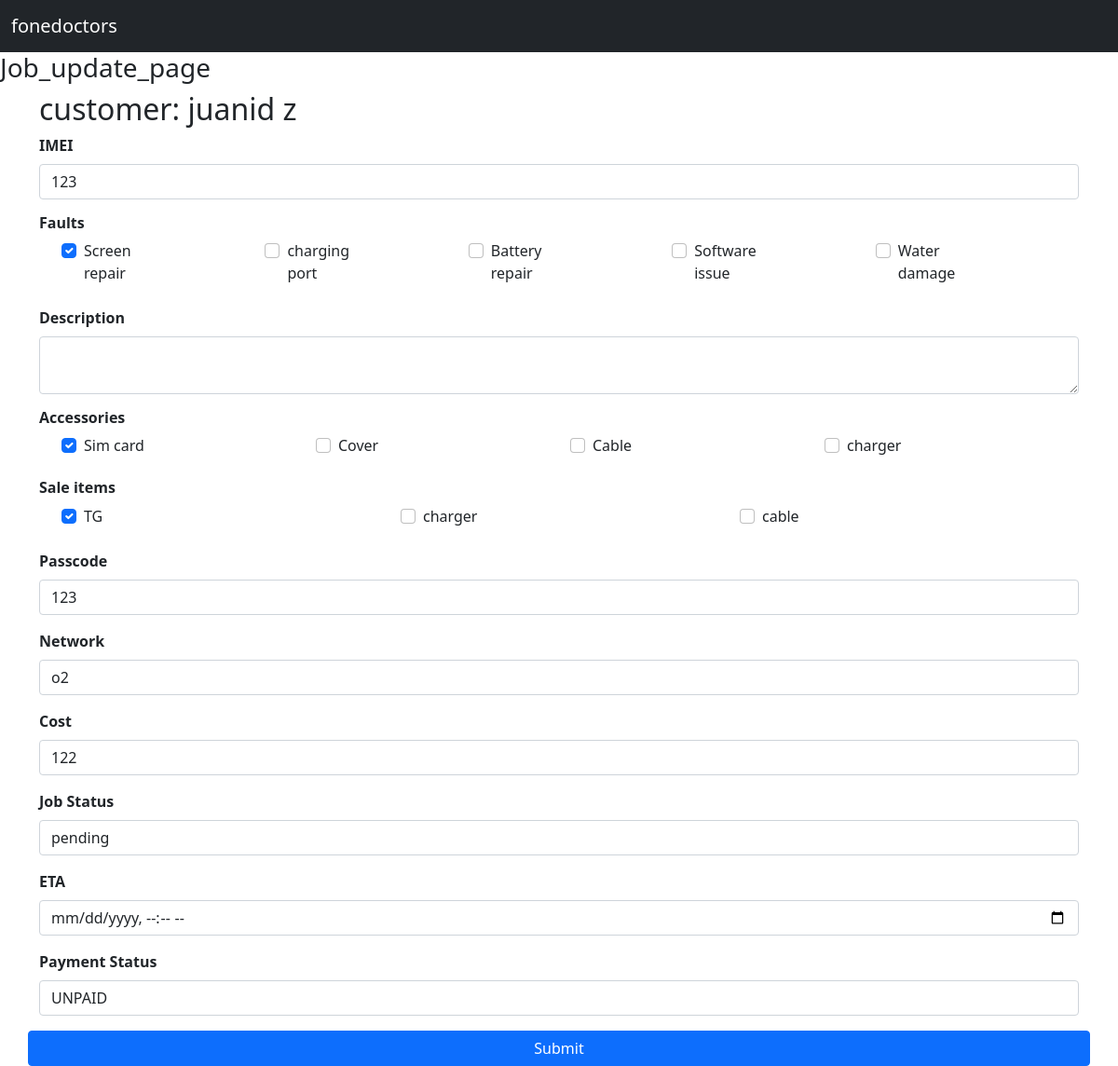
The app's page /job_update_page/1 with its own data.
### customer/models.py (models this page shows, shortened)
class Customer(models.Model):
    id = models.AutoField(primary_key=True)
    first_name = models.CharField(max_length=250)
    last_name = models.CharField(max_length=250)
    phone  = models.IntegerField()
    landline  = models.IntegerField()
    email = models.EmailField(max_length=250)
    address = models.CharField(max_length=250)
    postcode = models.CharField(max_length=250)
    created_date = models.DateTimeField(null=True, blank= True)#
    created_by = models.ForeignKey(User,on_delete=models.CASCADE, null=True, blank=True)
    def full_name(self):
        return f"{self.first_name} {self.last_name}"

### Jobs/models.py (models this page shows, shortened)
class Jobs(models.Model):
    customer = models.ForeignKey(Customer,on_delete = models.CASCADE, related_name = 'job_customer')
    device =  models.ForeignKey(Devices,on_delete = models.CASCADE, related_name = 'job_device', null = True, blank=True)
    make = models.ForeignKey(Make,on_delete = models.CASCADE, related_name = 'job_make', null=True, blank=True)
    model = models.ForeignKey(Model,on_delete = models.CASCADE, related_name = 'job_model', null=True, blank=True)
    fault =  models.ForeignKey(Fault,on_delete = models.CASCADE, related_name = 'job_faults', null=True, blank=True)
    description = models.TextField(null=True, blank=True)
    imei = models.CharField(max_length=250, null=True, blank=True)
    accessories = models.ForeignKey(Accessories,on_delete = models.CASCADE, related_name = 'job_acessories', null=True, blank=True)
    sale_item = models.ForeignKey(Sale_item,on_delete = models.CASCADE, related_name = 'sale_acessories', null=True, blank=True)
    passcode = models.CharField(max_length=250, null=True, blank=True)
    network = models.ForeignKey(Network,on_delete = models.CASCADE, related_name = 'job_network', null=True, blank=True)
    cost = models.IntegerField(null=True, blank=True)
    job_status = models.ForeignKey(Job_status,on_delete = models.CASCADE, related_name = 'job_job_status', null=True, blank=True)
    collection_time = models.DateTimeField(null=True, blank=True)
    payment_status = models.CharField(choices= PAYMENT_STATUS, max_length=250, null=True, blank=True)
    created_date = models.DateTimeField(null=True, blank=True)
    created_by = models.ForeignKey(User, on_delete = models.CASCADE, null=True, blank=True)

class Fault(models.Model):
    fault =  models.CharField(max_length=250)

class Accessories(models.Model):
    accessories =  models.CharField(max_length=250)

class Sale_item(models.Model):
    sale_item =  models.CharField(max_length=250)

class Network(models.Model):
    network =  models.CharField(max_length=250)

class Job_status(models.Model):
    job_status =  models.CharField(max_length=250)

### Jobs/views.py (the view, shortened to what this page needs)
# urls.py: path('job_update_page/<str:id>', views.job_update_page, name='job_update_page'),
def job_update_page(request,id):
    job_update = Jobs.objects.get(id=id)
    customers = Customer.objects.get(id=id)
    device = Devices.objects.all()
    make = Make.objects.all()
    model = Model.objects.all()
    fault = Fault.objects.all()
    accessories = Accessories.objects.all()
    sale_item = Sale_item.objects.all()
    network = Network.objects.all()
    job_status = Job_status.objects.all()
    context = {'customers':customers,
                    'device_context':device,
                    'make_context':make,
                    'model_context':model,
                    'fault_context':fault ,
                    'accessories_context':accessories,
                    'sale_item_context':sale_item ,
                    'network_context':network,
                    'job_status_context': job_status,
                    'job_update_context':job_update
                    }
    return render(request,'job_update_page.html', context)

### templates/job_update_page.html (shortened to what this page needs)
{% extends 'base.html' %}
{% block content %}
<h3>Job_update_page</h3>
<form method="POST" action= "#">
  <div class="container">
    <div class="row">
      <div class="col">
        <h2>customer: {{customers.full_name}}</h2>
          <div class="mb-3">
            <label for="exampleInputEmail1" class="form-label"> <strong> IMEI </strong></label>
            <input type="text" value="{{job_update_context.imei}}" name = "imei_update" class="form-control" id="exampleInputEmail1" aria-describedby="emailHelp">
          </div>
          <h6> <strong> Faults </strong></h6>
          <div class="container ">
            <div class="row">
              {% for fault in fault_context %}
              <div class="col">
          <div class="form-check mb-4 col-md-6">
            <input name="fault_update"class="form-check-input"  {% if job_update_context.fault.fault == fault.fault %} checked {% endif %}  type="checkbox" value="{{ fault.fault }}" id="faults_{{ fault.fault }}">
            <label class="form-check-label" for="faults_{{ fault.fault }}">
              {{ fault.fault }}
            </label>
          </div>
        </div>
        {% endfor %}
            </div>
          </div>
          <div class="mb-3">
            <label for="exampleInputEmail1" class="form-label"> <strong> Description </strong></label>
            <textarea name = "description_update" {{job_update_context.description}}  class="form-control" id="descrition_id" > </textarea>
          </div>
          <h6><strong> Accessories </strong></h6>
          <div class="container ">
            <div class="row">
              {% for accessories in accessories_context %}
              <div class="col">
          <div class="form-check mb-4 col-md-6">
            <input class="form-check-input" {% if job_update_context.accessories.accessories == accessories.accessories %} checked {% endif %} name="accessories_update" type="checkbox" value="{{ accessories.accessories }}" id="accessories_{{ accessories.accessories }}">
            <label class="form-check-label" for="accessories_{{ accessories.accessories }}">
              {{ accessories.accessories }}
            </label>
          </div>
        </div>
        {% endfor %}
            </div>
          </div>
           <h6><strong> Sale items </strong></h6>
           <div class="container ">
             <div class="row">
               {% for sale_item in sale_item_context %}
               <div class="col">
           <div class="form-check mb-4 col-md-6">
             <input class="form-check-input" {% if job_update_context.sale_item.sale_item == sale_item.sale_item %} checked {% endif %} name="sale_item_update" type="checkbox" value="{{ sale_item.sale_item }}" id="sale_item_{{ sale_item.sale_item }}">
             <label class="form-check-label" for="sale_item_{{ sale_item.sale_item }}">
              {{ sale_item.sale_item }}
             </label>
           </div>
         </div>
         {% endfor %}
             </div>
           </div>
          <div class="mb-3">
            <label for="exampleInputEmail1" class="form-label"> <strong> Passcode </strong></label>
            <input type="text" value="{{job_update_context.passcode}}" name = "passcode_update" class="form-control" id="passcode" >
          </div>
          <div class="mb-3"  >
            <label for="network_list" class="form-label"> <strong> Network </strong></label>
            <select id="network_list" class="form-control" name = "network_update">
              {% for network in network_context %}
              <option {% if job_update_context.network.network == network.network %} selected {% endif %}  value="{{network.network}}">{{network.network}}</option>
              {% endfor %}]
            </select>
        </div>
        <div class="mb-3">
          <label for="exampleInputEmail1" class="form-label"> <strong> Cost </strong></label>
          <input type="number" value="{{job_update_context.cost}}" name = "cost_update" class="form-control" id="cost" >
        </div>
        <div class="mb-3"  >
          <label for="job_status_list" class="form-label"> <strong> Job Status </strong></label>
          <select id="job_status_list" class="form-control" Name="job_status_update" >
            {% for job_status in job_status_context %}
            <option {% if job_update_context.job_status.job_status == job_status.job_status %} selected {% endif %} value="{{job_status.job_status}}">{{job_status.job_status}}</option>
            {% endfor %}
          </select>
      </div>
      <div class="mb-3">
        <label for="exampleInputEmail1" class="form-label"> <strong>ETA </strong></label>
        <input type="datetime-local" value="07-02-2022 17:20" name = "eta_update" class="form-control" id="eta_id" >
      </div>
    </div>
    <div class="mb-3"  >
      <label for="payment_status_list" class="form-label"> <strong> Payment Status </strong> </label>
      <select id="payment_status_list" name = "payment_status_update" class="form-control">
        {% for payment_status in job_status_context %}
        <option value="UNPAID" {% if job_update_context.payment_status == "UNPAID" %} selected {% endif %}>UNPAID</option>
        {% endfor %}
      </select>
  </div>
          <button type="submit" class="btn btn-primary">Submit</button>
        </form>
{% endblock %}

### records on screen
Customer: full_name "juanid z"
Jobs: imei_update "123", fault_id "☑", accessories_id "☑", sale_item_id "☑", passcode_update "123", network_update "o2", cost_update "122", job_status_update "pending", payment_status_update "UNPAID"
Fault: fault "Screen repair"
Fault: fault "charging port"
Fault: fault "Battery repair"
Fault: fault "Software issue"
Fault: fault "Water damage"
Accessories: accessories "Sim card"
Accessories: accessories "Cover"
Accessories: accessories "Cable"
Accessories: accessories "charger"
Sale_item: sale_item "TG"
Sale_item: sale_item "charger"
Sale_item: sale_item "cable"
